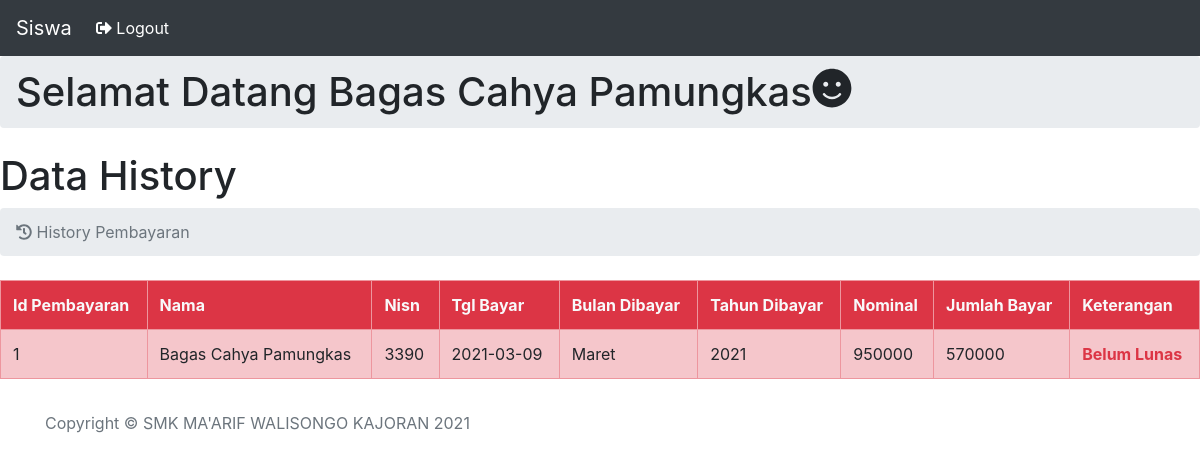
The page /new_siswa/home.php (signed in) on the database its author committed.
### tables this page shows
CREATE TABLE `pembayaran` (
  `id_pembayaran` int(11) NOT NULL,
  `id_petugas` int(11) NOT NULL,
  `nisn` int(11) NOT NULL,
  `tgl_bayar` date NOT NULL,
  `bulan_dibayar` varchar(8) NOT NULL,
  `tahun_dibayar` varchar(4) NOT NULL,
  `id_spp` int(11) NOT NULL,
  `jumlah_bayar` int(11) NOT NULL,
  `keterangan` enum('Lunas','Belum Lunas') NOT NULL
);

CREATE TABLE `siswa` (
  `nisn` int(11) NOT NULL,
  `nis` char(8) NOT NULL,
  `nama` varchar(35) NOT NULL,
  `id_kelas` int(11) NOT NULL,
  `alamat` text NOT NULL,
  `no_telp` varchar(13) NOT NULL,
  `id_spp` int(11) NOT NULL
);

CREATE TABLE `spp` (
  `id_spp` int(11) NOT NULL,
  `tahun` int(11) NOT NULL,
  `nominal` int(11) NOT NULL,
  `nisn` int(11) NOT NULL
);

### new_siswa/home.php (the view, shortened to what this page needs)
<?php require_once('../Connections/koneksi.php'); ?>
<?php
$ed = $_SESSION['nama_petugas']; ?>
<?php
$id = $_SESSION['id_petugas'];
$query_petugas = "SELECT * FROM pembayaran WHERE id_petugas=$id";
$petugas = mysql_query($query_petugas, $koneksi) or die(mysql_error());
$row_petugas = mysql_fetch_assoc($petugas);
$query_join_history = "SELECT pembayaran.id_petugas,siswa.nama,pembayaran.nisn,pembayaran.tgl_bayar,pembayaran.bulan_dibayar,pembayaran.tahun_dibayar,spp.nominal,pembayaran.jumlah_bayar,pembayaran.keterangan FROM pembayaran JOIN siswa ON pembayaran.nisn = siswa.nisn JOIN spp ON pembayaran.nisn = spp.nisn WHERE id_petugas=$id";
$join_history = mysql_query($query_join_history, $koneksi) or die(mysql_error());
$row_join_history = mysql_fetch_assoc($join_history);
?>
<!doctype html>
<html>
<head>
  <link rel="stylesheet" href="../css/bootstrap.css">
  <link rel="stylesheet" href="../css/all.min.css">
</head>
<body>
  <nav class="navbar navbar-expand-md navbar-dark fixed-top bg-dark">
    <a class="navbar-brand" href="#">Siswa</a>
    <ul class="navbar-nav">
      <li class="nav-item text-nowrap">
        <a class="nav-item active nav-link" onclick="return confirm('Apakah kamu sudah yakin ingin logout <?php echo $ed; ?>?');" href="logout.php"><i class="fas fa-sign-out-alt"></i> Logout</a>
      </li>
    </ul>
  </nav>
  <h1>&nbsp;</h1>
  <h1 class="breadcrumb mb-4">Selamat Datang <?php echo $ed; ?> <i class="fas fa-smile"></i></h1>
  <h1>Data History</h1>
  <ol class="breadcrumb mb-4">
    <li class="breadcrumb-item active"><i class="fas fa-history"></i> History Pembayaran</li>
  </ol>
  <div class="table-responsive">
    <table class="table table-bordered table-danger table-hover">
      <tr class="font-weight-bold text-light bg-danger">
        <td>Id Pembayaran</td>
        <td>Nama</td>
        <td>Nisn</td>
        <td>Tgl Bayar</td>
        <td>Bulan Dibayar</td>
        <td>Tahun Dibayar</td>
        <td>Nominal</td>
        <td>Jumlah Bayar</td>
        <td>Keterangan</td>
      </tr>
      <?php do { ?>
        <?php do { ?>
          <tr class="td">
            <td><?php echo $row_petugas['id_pembayaran']; ?></td>
            <td><?php echo $row_join_history['nama']; ?></td>
            <td><?php echo $row_join_history['nisn']; ?></td>
            <td><?php echo $row_join_history['tgl_bayar']; ?></td>
            <td><?php echo $row_join_history['bulan_dibayar']; ?></td>
            <td><?php echo $row_join_history['tahun_dibayar']; ?></td>
            <td><?php echo $row_join_history['nominal']; ?></td>
            <td><?php echo $row_join_history['jumlah_bayar']; ?></td>
            <?php if ($row_join_history['keterangan'] == "Lunas") { ?>
            <td class="text-success font-weight-bold"><?php echo $row_join_history['keterangan']; ?></td>
            <?php } elseif ($row_join_history['keterangan'] == "Belum Lunas") { ?>
            <td class="text-danger font-weight-bold"><?php echo $row_join_history['keterangan']; ?></td>
            <?php } ?>
          </tr>
        <?php } while ($row_petugas = mysql_fetch_assoc($petugas)); ?>
      <?php } while ($row_join_history = mysql_fetch_assoc($join_history)); ?>
    </table>
  </div>
  <footer class="footer mt-auto py-3 bottom">
    <div class="container">
      <span class="text-muted">Copyright &copy; SMK MA'ARIF WALISONGO KAJORAN 2021</span>
    </div>
  </footer>
</body>
</html>

### rows shown on the page
pembayaran: id_pembayaran "1", siswa.nama "Bagas Cahya Pamungkas", nisn "3390", tgl_bayar "2021-03-09", bulan_dibayar "Maret", tahun_dibayar "2021", id_spp.nominal "950000", jumlah_bayar "570000", keterangan "Belum Lunas"

### other values the page prints
$ed "Bagas Cahya Pamungkas"
